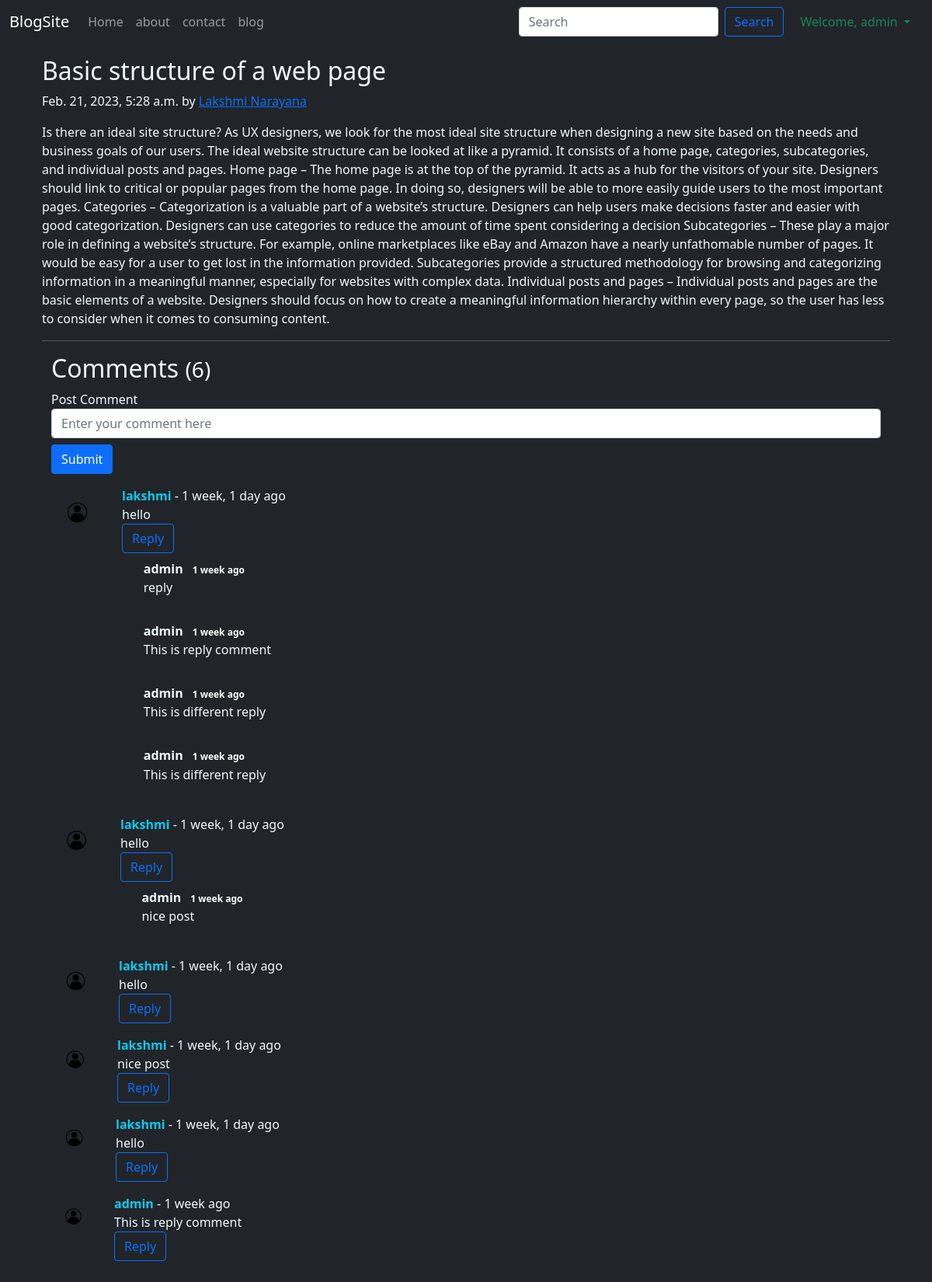
Screenshot of /blog/first-blog (signed in) with the database file from the repository.
### blog/models.py (models this page shows, shortened)
class Post(models.Model):
    sno = models.AutoField(primary_key=True)
    author= models.CharField(max_length=100)
    title=models.CharField(max_length=100)
    slug=models.CharField(max_length=140)
    timestamp=models.DateTimeField(blank=True)
    content=models.TextField()

class BlogComment(models.Model):
    sno=models.AutoField(primary_key=True)
    comment=models.TextField()
    user=models.ForeignKey(User,on_delete=models.CASCADE)
    post=models.ForeignKey(Post,on_delete=models.CASCADE)
    parent=models.ForeignKey('self', on_delete=models.CASCADE,null=True)
    timestamp=models.DateTimeField(auto_now=True)
    def __str__(self):
        return self.comment[:13]+" by"+" "+ self.user.username

### blog/views.py (the view)
# urls.py: path('<str:slug>',views.blogpost,name='blogpost'),
def blogpost(request,slug):
      post=Post.objects.filter(slug=slug).first()
      comments=BlogComment.objects.filter(post=post,parent=None)
      replies=BlogComment.objects.filter(post=post).exclude(parent=None)
      replyDict={}
      for reply in replies:
            if reply.parent.sno not in replyDict:
                  replyDict[reply.parent.sno]=[reply]
            else:
                  replyDict[reply.parent.sno].append(reply)
      print(replyDict)
      context={'post':post,'comments':comments , 'user': request.user, 'replyDict':replyDict}
      return render(request,'blog/blogpost.html',context)

### blog/templatetags/extras.py (called while the page is built)
@register.filter(name='get_reply')
def get_reply(dict,key):
    return dict.get(key)

### templates/blog/blogpost.html (shortened to what this page needs)
{% extends 'basics.html' %}
{% load humanize %}
{% block body %}
{% load extras %}
<div class="container my-3">
    <div class="blog-post">
        <h2 class="blog-post-title">
            {{post.title}}
        </h2>
        <p class="blog-post-meta">
            {{post.timestamp}} by <a href="#">{{post.author}}</a>
        </p>
        <p>{{post.content |safe}}</p>
        <hr>
    </div>
    <div class="container">
        <h2>Comments <small>({{comments.count}})</small></h2>
        {% if user.is_authenticated %}
        <form action="/blog/postComment" method="post">
            <div class="form-group">
                <label for="comment">Post Comment</label><br>
                <input type="text" name="comment" class="form-control" placeholder="Enter your comment here">
            </div>
            <button type="submit" class="btn btn-primary mt-2">Submit</button>
        </form>
        {% else %}
        <h4 class="text-warning">Please Login to post a Comment</h4>
        {% endif %}
        {% for cmt in comments %}
        <div class="row my-3">
            <div class="col-md-1">
                <img src="/static/img/user.png" alt="" class="rounded mx-auto d-block w-100 p-2">
            </div>
            <div class="col-md-11">
                <b class="text-info">{{cmt.user.username}}</b> - {{cmt.timestamp | naturaltime}}
                <div>{{cmt.comment}}</div>
        {% if user.is_authenticated %}
                <button class="btn btn-outline-primary" type="button" data-bs-toggle="collapse"
                    data-bs-target="#reply{{cmt.sno}}" aria-expanded="false" aria-controls="collapseExample">
                    Reply
                </button>
            </div>
        {% else %}
                    <button class="btn btn-outline-primary" type="button" data-bs-toggle="collapse"
                        data-bs-target="#reply{{cmt.sno}}" aria-expanded="false" aria-controls="collapseExample"
                        disable>
                        Login to to reply
                    </button>
        {% endif %}
                    <div class="replies">
                        {% for reply in replyDict|get_reply:cmt.sno %}
                        <div class="row my-10" style="margin-left: 10%;">
                        <div class="col-md-11 mt-2">
                            <div class="col-md-11">
                                <b>{{reply.user.username}}</b> <span class="badge badge-secondary">{{reply.timestamp|naturaltime}}</span>
                                <div>{{reply.comment}}</div>
                            </div>
                            <br>
                        </div>
                    </div>
                    {% endfor %}
            </div>
        {% endfor %}
        </div>
    </div>
    {% endblock body %}

### templates/basics.html (shortened to what this page needs)
<!doctype html>
<html lang="en">
<head>
  <link href="https://cdn.jsdelivr.net/npm/bootstrap@5.0.2/dist/css/bootstrap.min.css" rel="stylesheet"
>
</head>
<body style="background-color: #212529; color: aliceblue;">
  <nav class="navbar navbar-expand-lg navbar-dark bg-dark">
    <div class="container-fluid">
      <a class="navbar-brand" href="/">BlogSite</a>
      <div class="collapse navbar-collapse" id="navbarSupportedContent">
        <ul class="navbar-nav me-auto mb-2 mb-lg-0">
          <li class="nav-item">
            <a class="nav-link {% block homeactive %}{% endblock homeactive %} " aria-current="page" href="/">Home</a>
          </li>
          <li class="nav-item">
            <a class="nav-link {% block aboutactive %}{% endblock aboutactive %}" href="/about">about</a>
          </li>
          <li class="nav-item">
            <a class="nav-link {% block contactactive %}{% endblock contactactive %}" href="/contact">contact</a>
          </li>
          <li class="nav-item">
            <a class="nav-link {% block blogactive %}{% endblock blogactive %}" href="/blog">blog</a>
          </li>
        </ul>
        <form method='get' action="/search" class="d-flex" role="search">
          <input class="form-control me-2" type="search" placeholder="Search" aria-label="Search" name="query"
            id="query">
          <button class="btn btn-outline-primary" type="submit" style="margin-right:5px">Search</button>
        </form>
        {% if user.is_authenticated %}
        <div class="nav-item dropdown">
          <a class="nav-link dropdown-toggle text-success" href="#" id="navbarDropdown" role="button" data-bs-toggle="dropdown" aria-expanded="false">
            Welcome, {{request.user}}
          </a>
        </div>
        {% endif %}
      </div>
    </div>
  </nav>
  <div class='container'>
    {% block body %}{% endblock body %}
  </div>
</body>
</html>

### rows the page displays
Post: title "Basic structure of a web page", timestamp "Feb. 21, 2023, 5:28 a.m.", author "Lakshmi Narayana", content "Is there an ideal site structure? As UX designers, we look for the most ideal site structure when designing a new site based on the needs and business goals of our users. The ideal website structure can be looked at like a pyramid. It consists of a home page, categories, subcategories, and individual posts and pages. Home page – The home page is at the top of the pyramid. It acts as a hub for the visitors of your site. Designers should link to critical or popular pages from the home page. In doing so, designers will be able to more easily guide users to the most important pages. Categories – Categorization is a valuable part of a website’s structure. Designers can help users make decisions…"
BlogComment: user.username "lakshmi", timestamp "1 week, 1 day ago", comment "hello"
BlogComment: user.username "admin", timestamp "1 week ago", comment "reply"
BlogComment: user.username "admin", timestamp "1 week ago", comment "This is reply comment"
BlogComment: user.username "admin", timestamp "1 week ago", comment "This is different reply"
BlogComment: user.username "admin", timestamp "1 week ago", comment "This is different reply"
BlogComment: user.username "lakshmi", timestamp "1 week, 1 day ago", comment "hello"
BlogComment: user.username "admin", timestamp "1 week ago", comment "nice post"
BlogComment: user.username "lakshmi", timestamp "1 week, 1 day ago", comment "hello"
BlogComment: user.username "lakshmi", timestamp "1 week, 1 day ago", comment "nice post"
BlogComment: user.username "lakshmi", timestamp "1 week, 1 day ago", comment "hello"
BlogComment: user.username "admin", timestamp "1 week ago", comment "This is reply comment"

### other values shown
{{ request.user }} "admin"
{{ comments.count }} "6"
